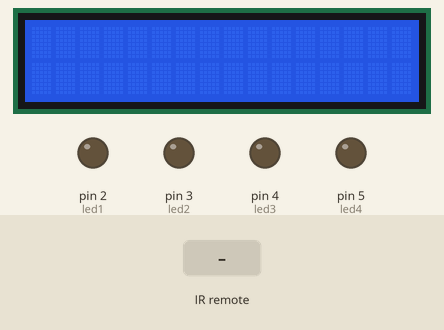
The sketch below on a simulated Arduino Uno, built with avr-gcc and run on an emulated ATmega328P. Parts: 16×2 character LCD, output pins drawn as LEDs (lit = HIGH). The inputs (shaded band) are chosen by the test bench. What the sketch prints to the serial monitor is not drawn.

Above: at 1.2 s.
1.3 s: infrared code 0xFF30CF received
At 1.7 s:
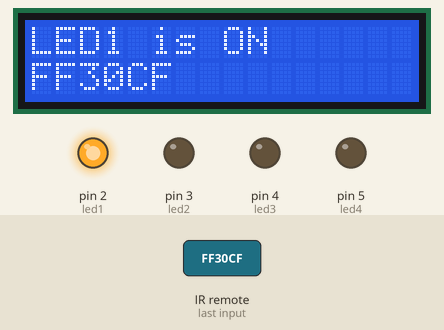
2.8 s: infrared code 0xFFA25D received
At 4.0 s:
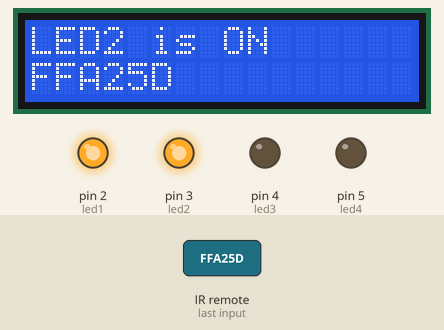
4.3 s: infrared code 0xFF18E7 received
At 5.2 s:
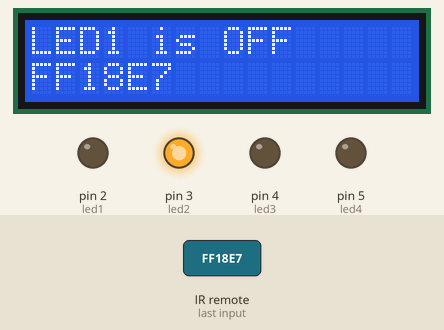
5.8 s: infrared code 0xFF629D received
At 6.3 s:
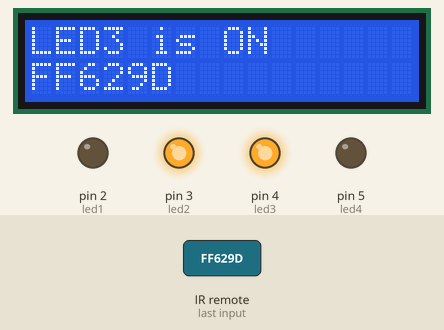
7.3 s: infrared code 0xFF22DD received
At 8.5 s:
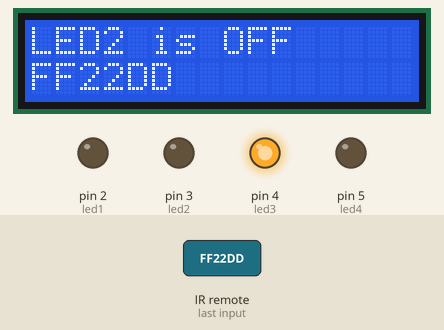
8.8 s: infrared code 0xFFE21D received
At 9.8 s:
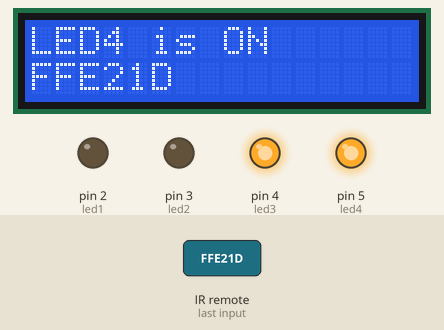
Timing chart, 0 to 11.3 s (numbered marks = the images above; inputs shaded):
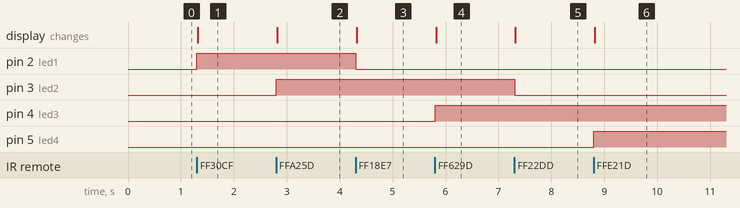

The sketch:

AR22_remote_LCD.ino.ino
```cpp
#include <LiquidCrystal_I2C.h>

/*
 예제 8.2
 적외선 리모컨을 이용한 LED 제어
*/

// 적외선 리모컨 라이브러리를 불러온다.
#include <IRremote.h>
LiquidCrystal_I2C lcd (0x27,16,2);

// 적외선 수신부가 연결될 핀을 설정한다.
int irPin = 11;

// LED에 연결된 핀을 설정한다.
int led1 = 2;
int led2 = 3;
int led3 = 4;
int led4 = 5;

// LED 제어용 코드 (리모컨에 맞게 수정한다)
long on1  = 0xFF30CF;
long off1 = 0xFF18E7;
long on2  = 0xFFA25D;
long off2 = 0xFF22DD;
long on3  = 0xFF629D;
long off3 = 0xFF02FD;
long on4  = 0xFFE21D;
long off4 = 0xFFC23D;

// 적외선 수신부가 연결된 핀을 리모컨 수신 핀으로 설정한다.
IRrecv irrecv(irPin);

// 수신된 신호의 결과를 results 변수로 설정한다.
decode_results results;

void setup()
{
  // 시리얼 통신을 설정한다.
  Serial.begin(9600);
  lcd.init();
  lcd.clear();
  lcd.backlight();
  // 적외선 리모컨 수신을 시작한다.
  irrecv.enableIRIn();

  // 13번 핀에 연결된 LED를 리모컨 수신시 점멸시킨다.
  irrecv.blink13(true);

  pinMode(led1, OUTPUT);
  pinMode(led2, OUTPUT);
  pinMode(led3, OUTPUT);
  pinMode(led4, OUTPUT);
}

void loop()
{
  // 수신된 코드가 있을 때 실행한다.
  if (irrecv.decode(&results)){
    // 0xFFFFFFFF 값을 제외하고 출력한다.
    if(results.value != 0xFFFFFFFF){
          lcd.clear();
      // 수신된 코드가 on1과 같을 때
      if(results.value == on1){
        digitalWrite(led1, HIGH);
        Serial.println("LED1 is ON");
        lcd.setCursor(0,0);
        lcd.print("LED1 is ON");
        lcd.setCursor(0,1);
        lcd.print(on1,HEX);
      }
      // 수신된 코드가 off1과 같을 때
      if(results.value == off1){
        digitalWrite(led1, LOW);
        Serial.println("LED1 is OFF");
        lcd.setCursor(0,0);
        lcd.print("LED1 is OFF");
        lcd.setCursor(0,1);
        lcd.print(off1,HEX);
      }
      // 수신된 코드가 on2와 같을 때
      if(results.value == on2){
        digitalWrite(led2, HIGH);
        Serial.println("LED2 is ON");
        lcd.setCursor(0,0);
        lcd.print("LED2 is ON");
        lcd.setCursor(0,1);
        lcd.print(on2,HEX);
      }
      // 수신된 코드가 off2와 같을 때
      if(results.value == off2){
        digitalWrite(led2, LOW);
        Serial.println("LED2 is OFF");
        lcd.setCursor(0,0);
        lcd.print("LED2 is OFF");
        lcd.setCursor(0,1);
        lcd.print(off2,HEX);
      }
      // 수신된 코드가 on3와 같을 때
      if(results.value == on3){
        digitalWrite(led3, HIGH);
        Serial.println("LED3 is ON");
        lcd.setCursor(0,0);
        lcd.print("LED3 is ON");
        lcd.setCursor(0,1);
        lcd.print(on3,HEX);
      }
      // 수신된 코드가 off3와 같을 때
      if(results.value == off3){
        digitalWrite(led3, LOW);
        Serial.println("LED3 is OFF");
        lcd.setCursor(0,0);
        lcd.print("LED3 is OFF");
        lcd.setCursor(0,1);
        lcd.print(off3,HEX);
      }
    // 수신된 코드가 on4와 같을 때
      if(results.value == on4){
        digitalWrite(led4, HIGH);
        Serial.println("LED4 is ON");
        lcd.setCursor(0,0);
        lcd.print("LED4 is ON");
        lcd.setCursor(0,1);
        lcd.print(on4,HEX);
      }
    // 수신된 코드가 off4와 같을 때
      if(results.value == off4){
        digitalWrite(led4, LOW);
        Serial.println("LED4 is OFF");
        lcd.setCursor(0,0);
        lcd.print("LED4 is OFF");
        lcd.setCursor(0,1);
        lcd.print(off4,HEX);
      }
    };
    // 다음 수신을 위해서 준비한다.
    irrecv.resume();
  }
}
```

Measured:
- after the input at 1.3 s, pin 2 (led1): LOW → HIGH at once; the display: changes at once (image 1)
- after the input at 2.8 s, pin 3 (led2): LOW → HIGH at once; the display: changes at once (image 2)
- after the input at 4.3 s, pin 2 (led1): HIGH → LOW at once; the display: changes at once (image 3)
- after the input at 5.8 s, pin 4 (led3): LOW → HIGH at once; the display: changes at once (image 4)
- after the input at 7.3 s, pin 3 (led2): HIGH → LOW at once; the display: changes at once (image 5)
- after the input at 8.8 s, pin 5 (led4): LOW → HIGH at once; the display: changes at once (image 6)
